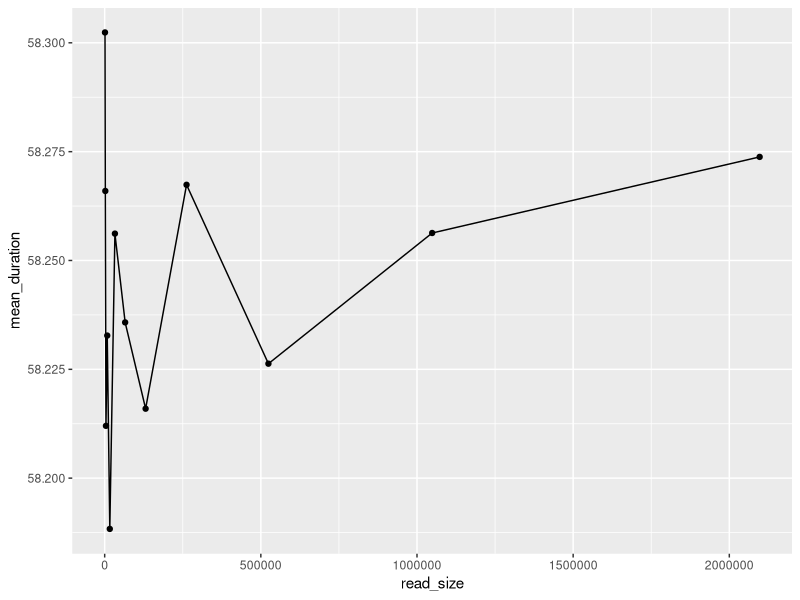
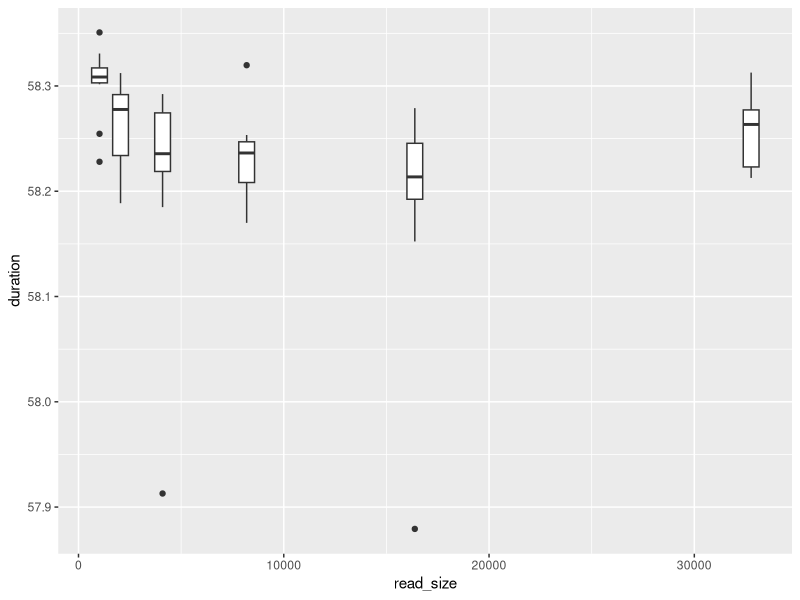
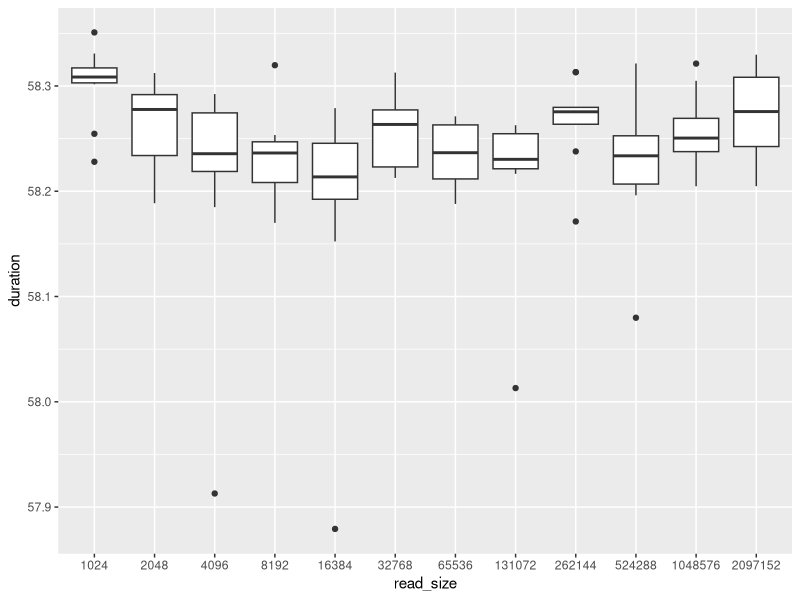
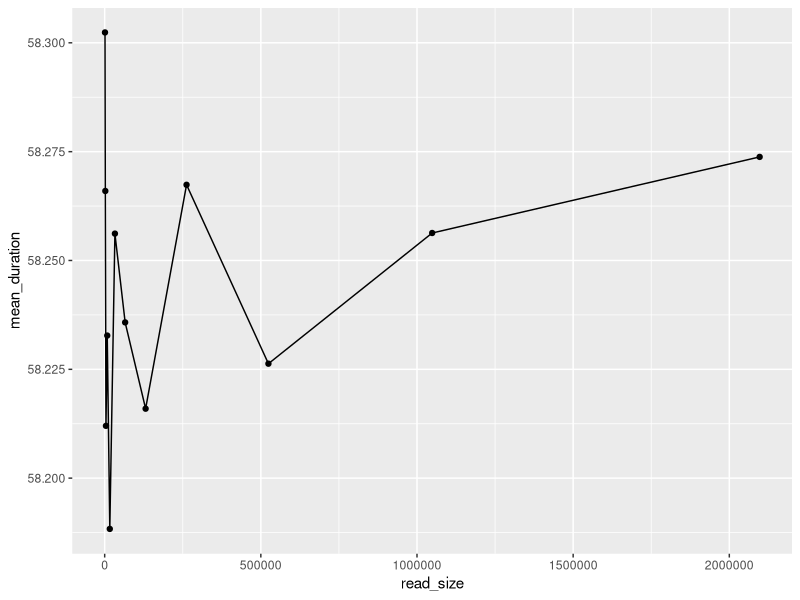
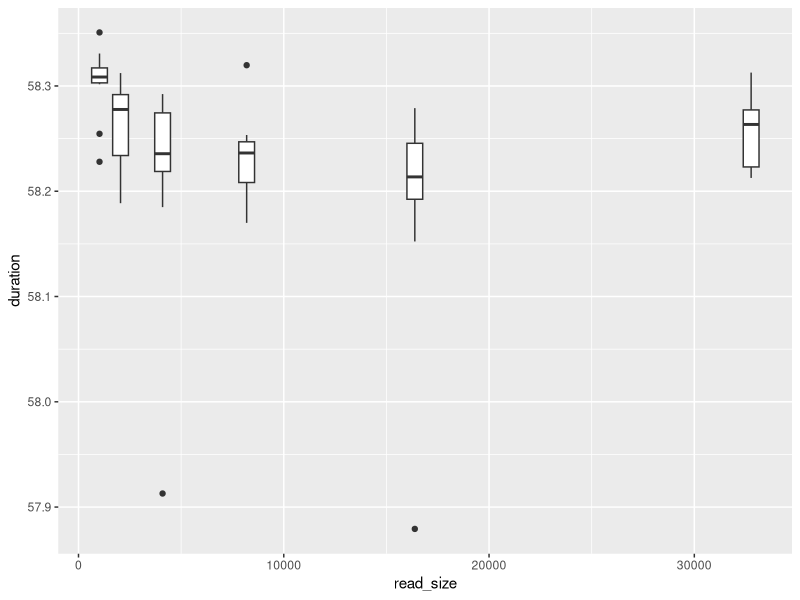
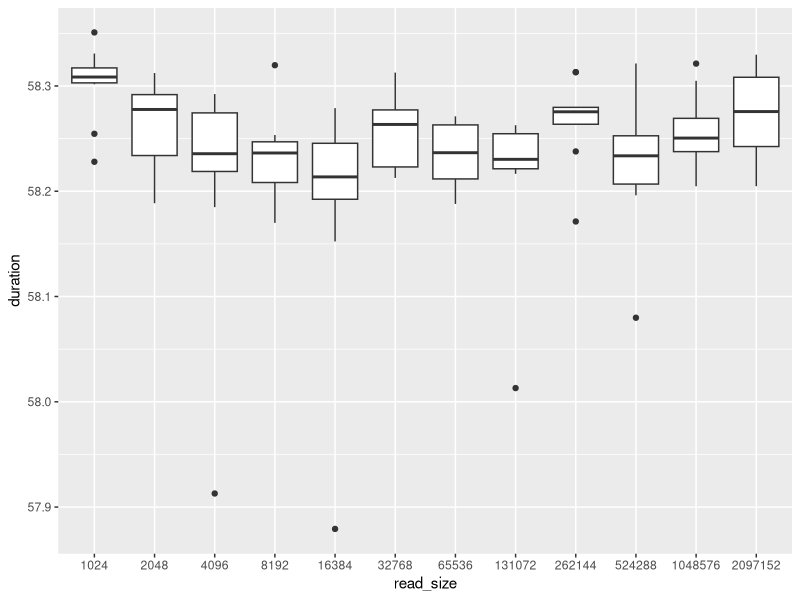

Here is the R script that generated these plots, in order:
library(readr)
library(dplyr)
library(ggplot2)

data <- read_delim(
	"results.tsv",
	" ",
	col_names=c("bytes_read", "read_size", "duration")
)

data_summary <- data %>%
	group_by(read_size) %>%
	summarize(mean_duration=mean(duration))

print(data_summary)

ggplot(data_summary, aes(x=read_size, y=mean_duration)) +
	geom_line() +
	geom_point()
ggsave("line_plot.pdf", width=9.05, height=6.99)

ggplot(data %>% filter(read_size < 36000)) +
	geom_boxplot(aes(x=read_size, group=read_size, y=duration))
ggsave("boxplot.pdf", width=9.05, height=6.99)

ggplot(data %>% mutate(read_size = factor(read_size))) +
	geom_boxplot(aes(x=read_size, group=read_size, y=duration))
ggsave("boxplot_factor.pdf", width=9.05, height=6.99)
